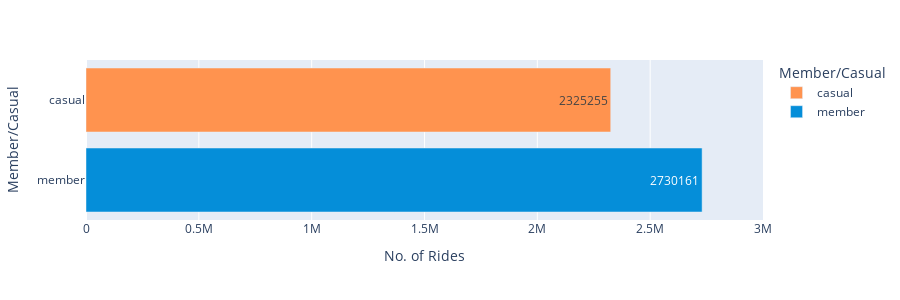

The code cell stored with this chart in its notebook:
### Code cell
fig_1 = df.groupby('member_casual', as_index=False).count()

px.bar(fig_1, y = 'member_casual', x = 'ride_id', range_x = [0,3000000],
        color = 'member_casual', 
        height = 300,
        text = 'ride_id', 
        labels = {'ride_id': 'No. of Rides', 'member_casual': 'Member/Casual'},
        hover_name = 'member_casual', hover_data = {'member_casual': False, 'month': False, 'ride_id': True}, 
        color_discrete_map = {'casual': '#FF934F', 'member': '#058ED9'})

### Figure 1 — Plotly figure (JSON) as saved in the notebook; plotly's stock layout.template omitted (floating-point values rounded to 4 significant figures)
{"data": [{"alignmentgroup": "True", "customdata": [[2325255]], "hovertemplate": "<b>%{hovertext}</b><br><br>No. of Rides=%{text}<extra></extra>", "hovertext": ["casual"], "legendgroup": "casual", "marker": {"color": "#FF934F", "pattern": {"shape": ""}}, "name": "casual", "offsetgroup": "casual", "orientation": "h", "showlegend": true, "text": [2325000.0], "textposition": "auto", "type": "bar", "x": [2325255], "xaxis": "x", "y": ["casual"], "yaxis": "y"}, {"alignmentgroup": "True", "customdata": [[2730161]], "hovertemplate": "<b>%{hovertext}</b><br><br>No. of Rides=%{text}<extra></extra>", "hovertext": ["member"], "legendgroup": "member", "marker": {"color": "#058ED9", "pattern": {"shape": ""}}, "name": "member", "offsetgroup": "member", "orientation": "h", "showlegend": true, "text": [2730000.0], "textposition": "auto", "type": "bar", "x": [2730161], "xaxis": "x", "y": ["member"], "yaxis": "y"}], "layout": {"barmode": "relative", "height": 300, "legend": {"title": {"text": "Member/Casual"}, "tracegroupgap": 0}, "margin": {"t": 60}, "xaxis": {"anchor": "y", "domain": [0.0, 1.0], "range": [0, 3000000], "title": {"text": "No. of Rides"}}, "yaxis": {"anchor": "x", "categoryarray": ["member", "casual"], "categoryorder": "array", "domain": [0.0, 1.0], "title": {"text": "Member/Casual"}}}}
